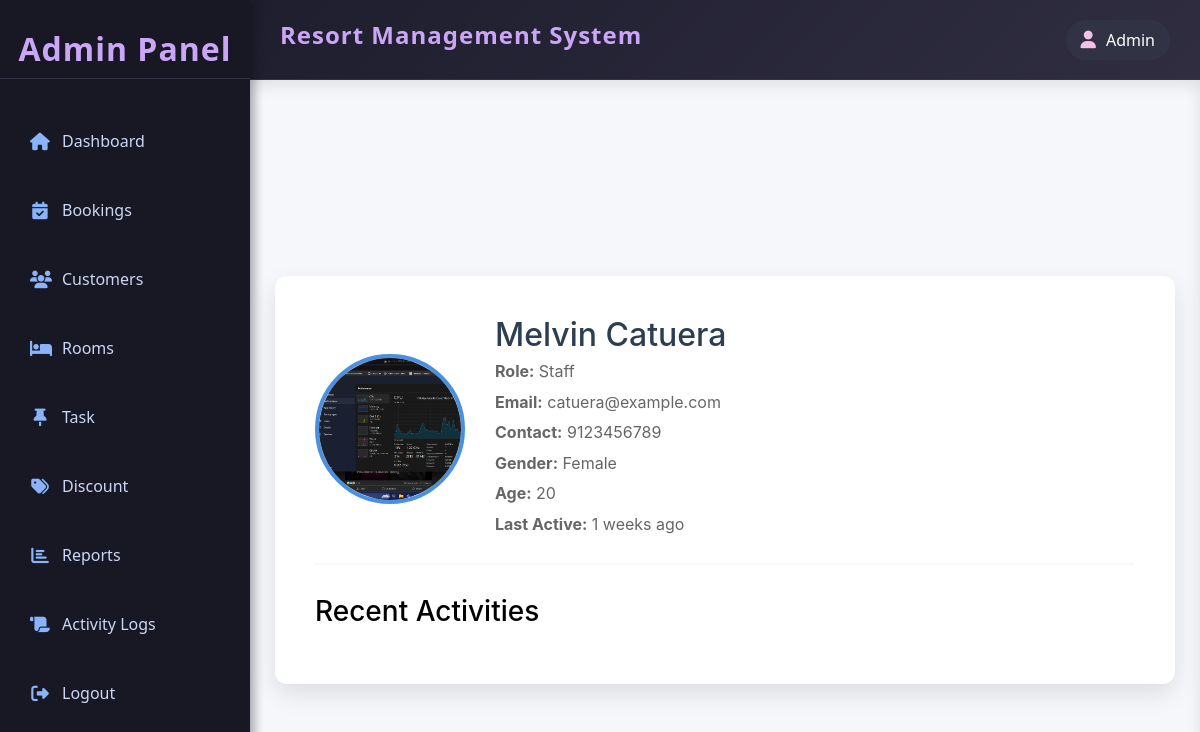
Before: /admin/customer/view.php?id=12 (signed in) with the older database file.
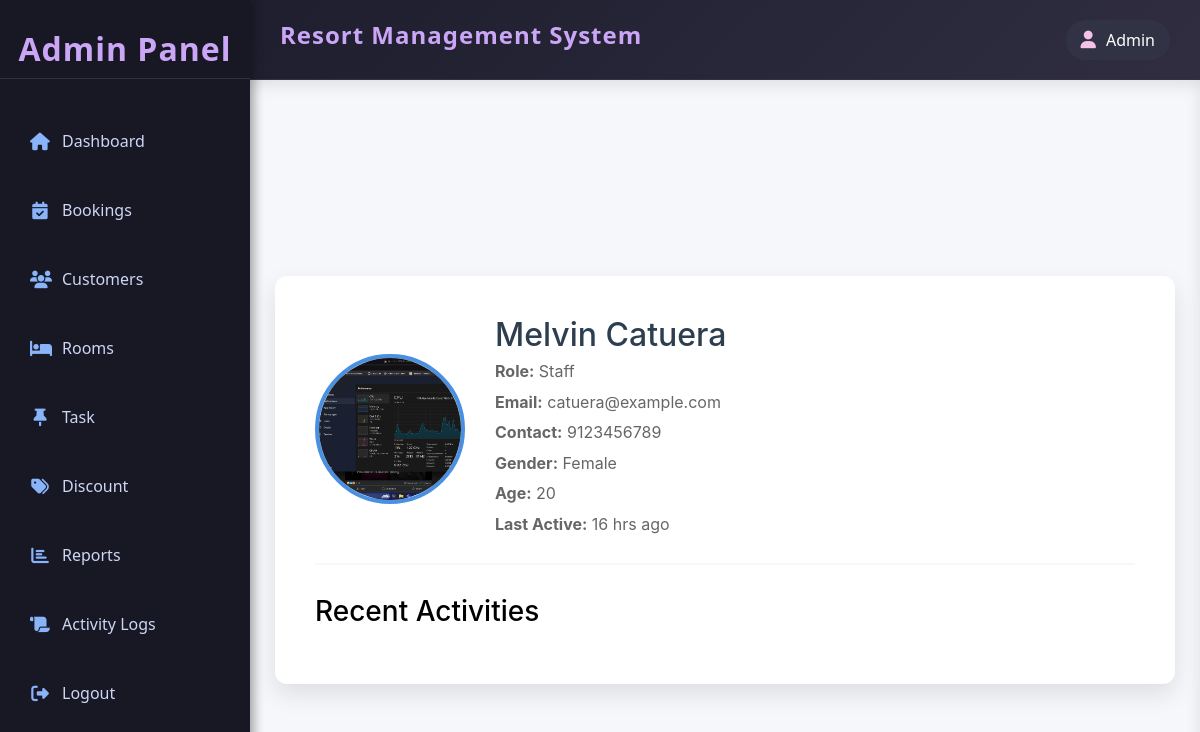
After: the same page with the newer database file.
### tables this page shows
CREATE TABLE IF NOT EXISTS `user` (
  `user_id` int(11) NOT NULL AUTO_INCREMENT,
  `account_id` int(11) NOT NULL,
  `fname` varchar(50) NOT NULL,
  `lname` varchar(50) NOT NULL,
  `age` int(11) NOT NULL,
  `gender` enum('male','female') NOT NULL,
  `contact` varchar(15) NOT NULL,
  `profile_img` varchar(255) DEFAULT NULL,
  PRIMARY KEY (`user_id`),
  UNIQUE KEY `name` (`fname`),
  UNIQUE KEY `contact` (`contact`),
  KEY `user_account_fk` (`account_id`),
  KEY `unique_fullname` (`fname`,`lname`)
);

CREATE TABLE IF NOT EXISTS `account` (
  `account_id` int(11) NOT NULL AUTO_INCREMENT,
  `username` varchar(50) NOT NULL,
  `password` varchar(50) NOT NULL,
  `role` enum('user','admin','staff') NOT NULL,
  `last_active` datetime DEFAULT NULL,
  `created_at` timestamp NOT NULL DEFAULT current_timestamp(),
  `updated_at` timestamp NULL DEFAULT NULL,
  `deleted_at` datetime DEFAULT NULL,
  PRIMARY KEY (`account_id`)
);

### admin/customer/view.php (the view, shortened to what this page needs)
<?php
include('../../resources/database/config.php');
include ('../includes/template.php');
$id = $_GET['id'];
$sql1 = "SELECT * FROM user INNER JOIN account USING(account_id) WHERE account_id=?";
$stmt1 = mysqli_prepare($conn, $sql1);
mysqli_stmt_bind_param($stmt1, 'i', $id);
mysqli_stmt_execute($stmt1);
$result1 = mysqli_stmt_get_result($stmt1);
$user = mysqli_fetch_assoc($result1);
function timeAgo($datetime) {
    $timestamp = strtotime($datetime);
    $current_time = time();
    $diff = $current_time - $timestamp;
    if ($diff < 60) {
        return "just now";
    } elseif ($diff < 3600) {
        return floor($diff / 60) . " mins ago";
    } elseif ($diff < 86400) {
        return floor($diff / 3600) . " hrs ago";
    } elseif ($diff < 7 * 86400) {
        return floor($diff / 86400) . " days ago";
    } elseif ($diff < 30 * 86400) {
        return floor($diff / (7 * 86400)) . " weeks ago";
    } elseif ($diff < 365 * 86400) {
        return floor($diff / (30 * 86400)) . " months ago";
    } else {
        return floor($diff / (365 * 86400)) . " years ago";
    }
}
?>
<!DOCTYPE html>
<html lang="en">
<head>
    <link rel="stylesheet" href="https://cdn.jsdelivr.net/npm/bootstrap@5.3.0/dist/css/bootstrap.min.css">
    <link rel="stylesheet" href="https://cdnjs.cloudflare.com/ajax/libs/font-awesome/6.4.2/css/all.min.css">
</head>
<body>
    <div class="content">
        <div class="profile-container">
            <div class="profile-header">
                <div class="profile-photo-container">
                    <img src="../../resources/assets/images/<?php echo $user['profile_img']; ?>" alt="Profile Photo" class="profile-photo">
                </div>
                <div class="profile-info">
                    <h2><?php echo $user['fname'] . " " . $user['lname']; ?></h2>
                    <p><strong>Role:</strong> <?php echo ucfirst($user['role']); ?></p>
                    <p><strong>Email:</strong> <?php echo $user['username']; ?></p>
                    <p><strong>Contact:</strong> <?php echo $user['contact']; ?></p>
                    <p><strong>Gender:</strong> <?php echo ucfirst($user['gender']); ?></p>
                    <p><strong>Age:</strong> <?php echo $user['age']; ?></p>
                    <p><strong>Last Active:</strong> <?php echo timeAgo($user['last_active']); ?></p>
                </div>
            </div>
            <h3>Recent Activities</h3>
        </div>
    </div>
</body>
</html>

Changed rows visible on the page:
changed through a linked row, user "Melvin": account.last_active "1 weeks ago" → "16 hrs ago"
